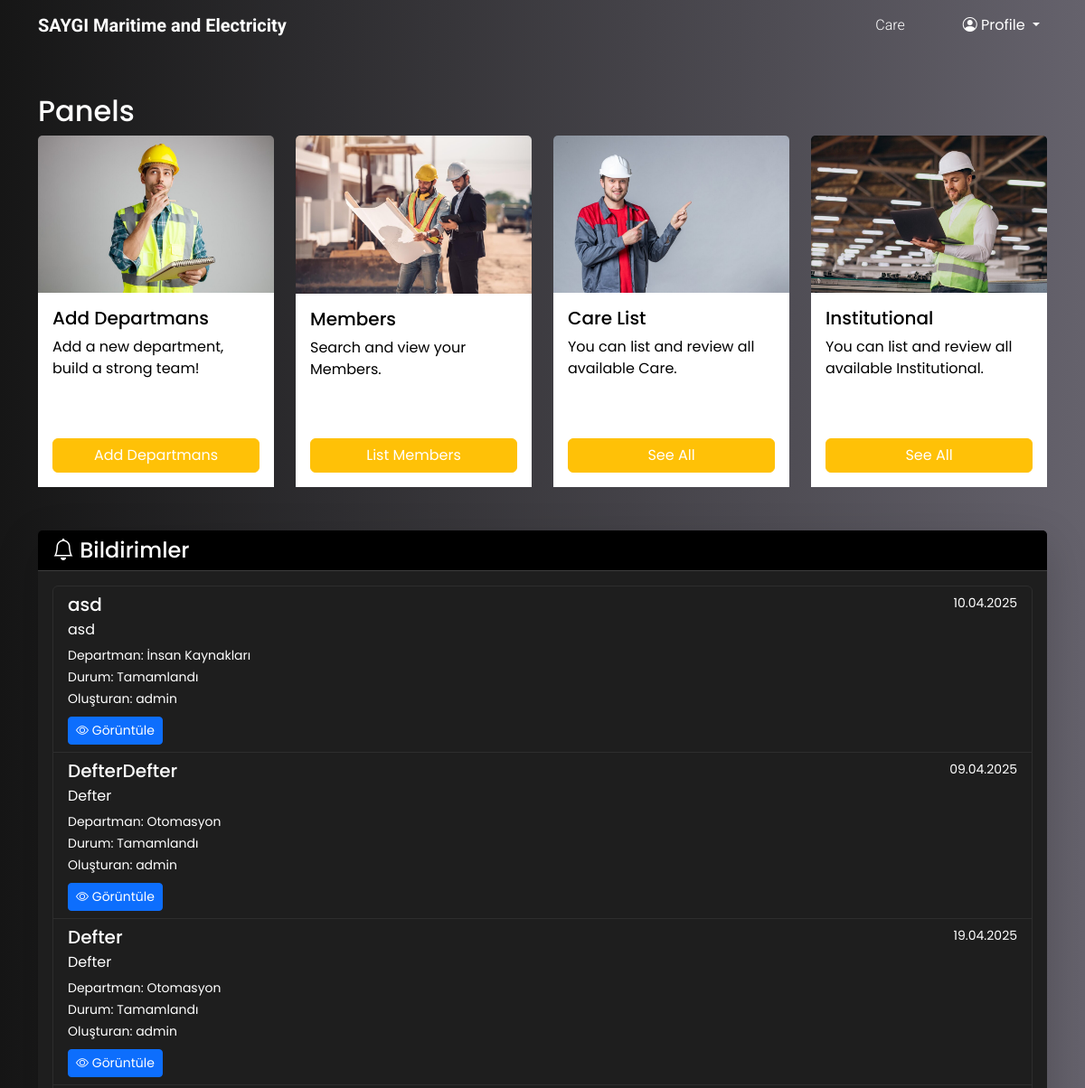
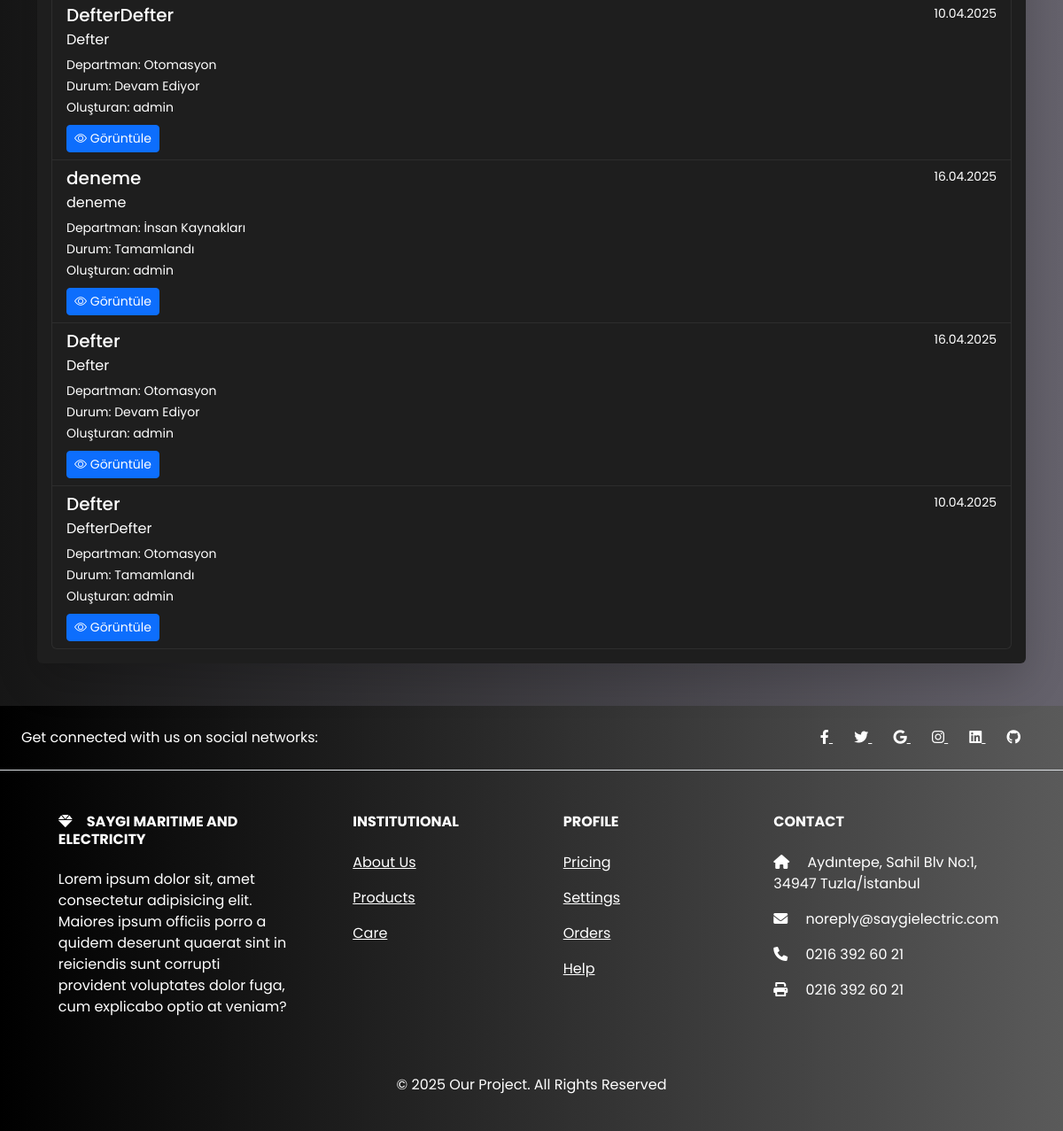
Before: /panels/ (signed in) with the older database file (2 pictures, top to bottom).
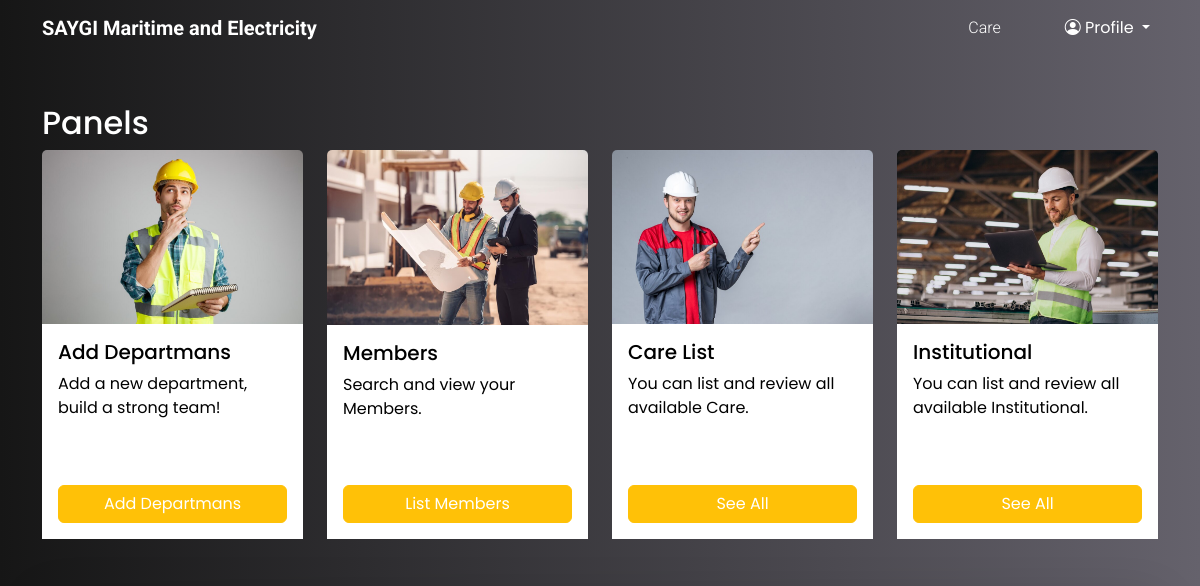
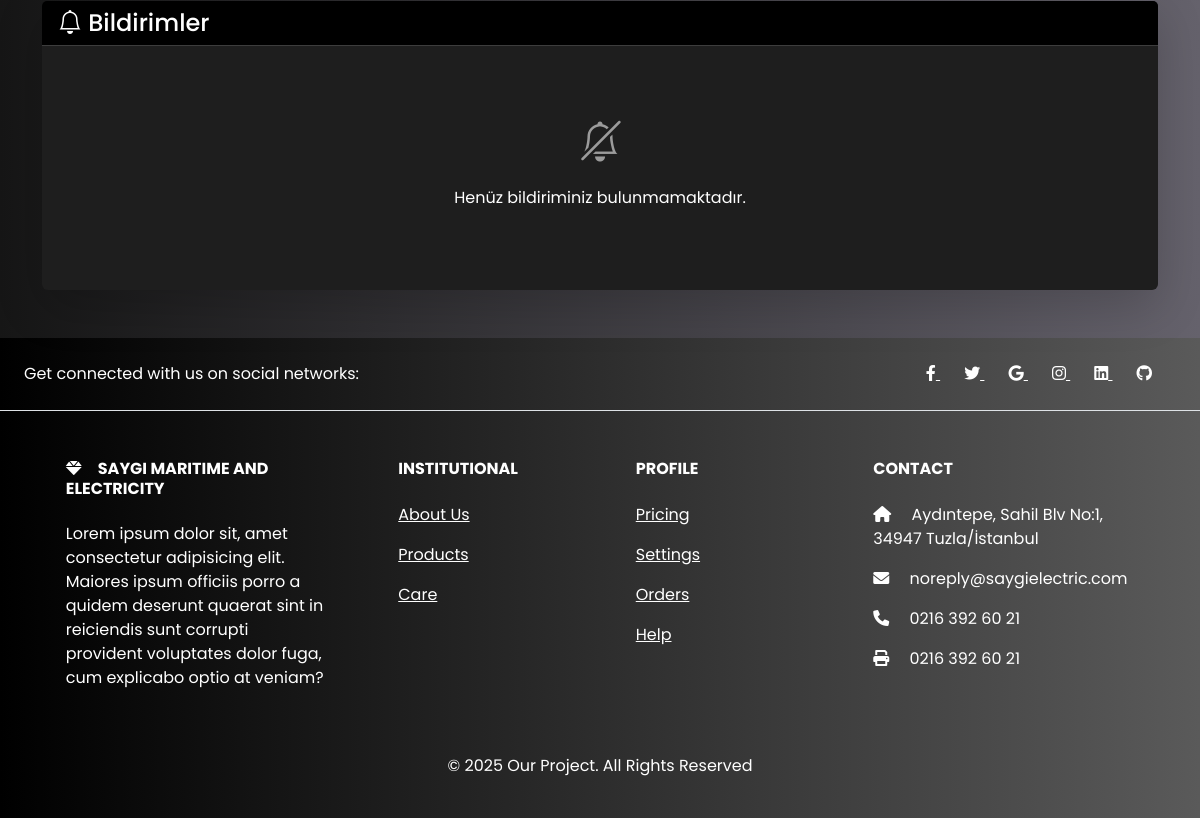
After: the same page with the newer database file (2 pictures, top to bottom).
### jobs/models.py (models this page shows, shortened)
class Task(models.Model):
    STATUS_CHOICES = [
        ("beklemede", "Beklemede"),
        ("devam_ediyor", "Devam Ediyor"),
        ("tamamlandi", "Tamamlandı"),
        ("iptal", "İptal"),
        ("ertelendi", "Ertelendi"),
    ]
    company_name = models.CharField(_("Şirket Adı"), max_length=255, null=True, blank=True)
    ship_name = models.CharField(_("Gemi Adı"), max_length=255, null=True, blank=True)
    company_representative = models.CharField(_("Şirket Temsilcisi"), max_length=255, null=True, blank=True)
    project_name = models.CharField(_("Proje Adı"), max_length=255)
    description = models.TextField(_("Açıklama"))
    date = models.DateField(_("Tarih"))
    finished_date = models.DateField(_("Bitiş Tarihi"))
    status = models.CharField(_("Durum"), max_length=20, choices=STATUS_CHOICES, default="beklemede")
    department = models.ForeignKey(Department, on_delete=models.SET_NULL, null=True, blank=True, verbose_name=_("Departman"))
    assigned_to = models.ManyToManyField(CustomUser, related_name="assigned_tasks")
    transactions_made = models.TextField(_("Yapılan İşlemler"), null=True, blank=True)
    created_at = models.DateTimeField(auto_now_add=True)
    created_by = models.ForeignKey(CustomUser, on_delete=models.CASCADE, related_name="created_tasks")
    is_read = models.ManyToManyField(CustomUser, related_name="read_tasks", blank=True)

class Department(models.Model):
    name = models.CharField(_("Departman Adı"), max_length=50, unique=True)
    code = models.CharField(_("Departman Kodu"), max_length=20, unique=True)
    created_at = models.DateTimeField(auto_now_add=True)
    updated_at = models.DateTimeField(auto_now=True)
    class Meta:
        verbose_name = _("Departman")
        verbose_name_plural = _("Departmanlar")
        ordering = ["name"]

class CustomUser(AbstractUser):
    YETKI_CHOICES = [
        ("yetki1", "Tam Yetki"),
        ("yetki2", "Yüksek Yetki"),
        ("yetki3", "Orta Yetki"),
        ("yetki4", "Düşük Yetki"),
        ("yetki5", "Sınırlı Yetki"),
    ]
    phone_number = models.CharField(
        _("Telefon Numarası"), max_length=15, blank=True, null=True
    )
    department = models.ForeignKey(
        "Department",
        on_delete=models.SET_NULL,
        null=True,
        blank=True,
        verbose_name=_("Departman"),
    )
    yetki = models.CharField(
        _("Yetki Seviyesi"), max_length=10, choices=YETKI_CHOICES, default="yetki5"
    )

### jobs/views.py (the view)
# urls.py: path("panels/", views.panels, name="panels"),
def panels(request):
    tasks = Task.objects.filter(assigned_to=request.user)
    unread_tasks = tasks.filter(is_read__isnull=True) | tasks.exclude(
        is_read=request.user
    )
    context = {
        "tasks": tasks,
        "unread_tasks": unread_tasks,
        "unread_count": unread_tasks.count(),
    }
    return render(request, "panels.html", context)

### jobs/templates/panels.html (shortened to what this page needs)
{% extends "base.html" %}
{% load static %}
{% load i18n %}
{% block content %}
    <div class="container my-5">
        <h2>{% trans "Panels" %}</h2>
        <div class="row g-4">
            <div class="col-3">
                <div class="card p-0 border-0 h-100">
                    <img width="auto"
                         height="auto"
                         src="{% static 'images/panels/department.jpg' %}"
                         class="card-img-top"
                         alt="{% trans "Departmans" %}">
                    <div class="card-body d-flex flex-column text-black bg-white">
                        <h5 class="card-title text-black">{% trans "Add Departmans" %}</h5>
                        <p class="card-text flex-grow-1 text-black">
                        </p>
                        <a href="{% url 'department_list' %}" class="btn w-100 btn-warning mt-5">{% trans "Add Departmans" %}</a>
                    </div>
                </div>
            </div>
            <div class="col-3">
                <div class="card p-0 border-0 h-100">
                    <img width="auto"
                         height="auto"
                         src="{% static 'images/panels/members.jpg' %}"
                         class="card-img-top"
                         alt="{% trans "View Document" %}">
                    <div class="card-body d-flex flex-column text-black bg-white">
                        <h5 class="card-title text-black">{% trans "Members" %}</h5>
                        <p class="card-text flex-grow-1 text-black">{% blocktrans%}Search and view your Members.{% endblocktrans%}</p>
                        <a href="{% url 'user_list' %}" class="btn w-100 btn-warning mt-5">{% trans "List Members" %}</a>
                    </div>
                </div>
            </div>
            <div class="col-3">
                <div class="card p-0 border-0 h-100">
                    <img width="auto"
                         height="auto"
                         src="{% static 'images/panels/care-list.jpg' %}"
                         class="card-img-top"
                         alt="{% trans "All Documents" %}">
                    <div class="card-body d-flex flex-column text-black bg-white">
                        <h5 class="card-title text-black">{% trans "Care List" %}</h5>
                        <p class="card-text flex-grow-1 text-black">
                        </p>
                        <a href="{% url 'document_list' %}" class="btn w-100 btn-warning mt-5">{% trans "See All" %}</a>
                    </div>
                </div>
            </div>
            <div class="col-3">
                <div class="card p-0 border-0 h-100">
                    <img width="auto"
                         height="auto"
                         src="{% static 'images/panels/institutional.jpg' %}"
                         class="card-img-top"
                         alt="{% trans "All Documents" %}">
                    <div class="card-body d-flex flex-column text-black bg-white">
                        <h5 class="card-title text-black">{% trans "Institutional" %}</h5>
                        <p class="card-text flex-grow-1 text-black">
                        </p>
                        <a href="{% url 'task_list' %}" class="btn w-100 btn-warning mt-5">{% trans "See All" %}</a>
                    </div>
                </div>
            </div>
        </div>
    </div>
    <div class="container my-5">
        <div class="row">
            <div class="col-12">
                <div class="card border-0 shadow-lg">
                    <div class="card-header bg-black text-white">
                        <h4 class="mb-0">
                            <i class="bi bi-bell"></i> {% trans "Bildirimler" %}
                        </h4>
                    </div>
                    <div class="card-body">
                        {% if tasks %}
                            <div class="list-group">
                                {% for task in tasks %}
                                    <div class="list-group-item list-group-item-action {% if not task.is_read.all %}list-group-item-warning{% endif %}">
                                        <div class="d-flex w-100 justify-content-between">
                                            <h5 class="mb-1">{{ task.project_name }}</h5>
                                            <small>{{ task.date|date:"d.m.Y" }}</small>
                                        </div>
                                        <p class="mb-1">{{ task.description }}</p>
                                        <small>
                                            {% trans "Departman" %}: {{ task.department.name }}<br>
                                            {% trans "Durum" %}: {{ task.get_status_display }}<br>
                                            {% trans "Oluşturan" %}: {{ task.created_by.username }}
                                        </small>
                                        <div class="mt-2">
                                            <a href="{% url 'task_edit' task.id %}" class="btn btn-sm btn-primary">
                                                <i class="bi bi-eye"></i> {% trans "Görüntüle" %}
                                            </a>
                                        </div>
                                    </div>
                                {% endfor %}
                            </div>
                        {% else %}
                            <div class="text-center py-5">
                                <i class="bi bi-bell-slash fs-1 text-muted"></i>
                                <p class="mt-3">{% trans "Henüz bildiriminiz bulunmamaktadır." %}</p>
                            </div>
                        {% endif %}
                    </div>
                </div>
            </div>
        </div>
    </div>
{% endblock content %}

### jobs/templates/base.html (shortened to what this page needs)
{% load i18n %}
<!DOCTYPE html>
<html lang="{{ LANGUAGE_CODE }}">
    <head>
        {% load static %}
        {% block css %}
            <link rel="stylesheet" href="{% static 'css/style.css' %}">
            <link rel="stylesheet"
                  href="https://cdnjs.cloudflare.com/ajax/libs/OwlCarousel2/2.3.4/assets/owl.carousel.min.css">
            <link rel="stylesheet"
                  href="https://cdnjs.cloudflare.com/ajax/libs/OwlCarousel2/2.3.4/assets/owl.theme.default.min.css">
            <link href="https://cdn.jsdelivr.net/npm/bootstrap@5.3.2/dist/css/bootstrap.min.css"
                  rel="stylesheet">
            <link href="https://cdnjs.cloudflare.com/ajax/libs/font-awesome/6.0.0-beta3/css/all.min.css"
                  rel="stylesheet">
            <link href="https://cdn.jsdelivr.net/npm/bootstrap-icons@1.11.0/font/bootstrap-icons.css"
                  rel="stylesheet">
        {% endblock css %}
    </head>
    <body>
        {% block navbar %}
            <div class="navbar-wrapper">
                <div class="navbar navbar-expand-lg">
                    <div class="container z-1">
                        <a class="navbar-brand roboto-family fw-bold" href="{% url 'index' %}">{% trans "SAYGI Maritime and Electricity" %}</a>
                        <div class="collapse navbar-collapse" id="navbarNav">
                            <ul class="navbar-nav ms-auto gap-5">
                                {% if user.is_authenticated %}
                                    <li class="nav-item">
                                        <a href="{% url 'care' %}"
                                           class="nav-link roboto-family fs-14 text-white fw-light">{% trans "Care" %}</a>
                                    </li>
                                {% endif %}
                                {% if user.is_authenticated %}
                                    <li class="nav-item dropdown">
                                        <a class="nav-link dropdown-toggle"
                                           href="#"
                                           id="navbarDropdown"
                                           role="button"
                                           data-bs-toggle="dropdown">
                                            <i class="bi bi-person-circle"></i> Profile
                                        </a>
                            </li>
                        {% else %}
                            <a href="{% url 'login' %}"
                               class="nav-link roboto-family fs-14 text-white fw-light">{% trans "Sing in" %}</a>
                        {% endif %}
                    </ul>
                </div>
            </div>
        </div>
    </div>
{% endblock navbar %}
{% block content %}
{% endblock content %}
{% include "components/footer.html" %}
</body>
</html>

### jobs/templates/components/footer.html (shortened to what this page needs)
{% load i18n %}
<footer class="text-center text-lg-start text-white "
        style="background:linear-gradient(to right, #000000, #5a5a5a)">
    <section class="d-flex justify-content-center justify-content-lg-between p-4 border-bottom">
        <div class="me-5 d-none d-lg-block">
            <span>{% blocktrans %}Get connected with us on social networks:{% endblocktrans %}</span>
        </div>
        <div>
            <a href="" class="me-4 text-reset">
                <i class="fab fa-facebook-f"></i>
            </a>
            <a href="" class="me-4 text-reset">
                <i class="fab fa-twitter"></i>
            </a>
            <a href="" class="me-4 text-reset">
                <i class="fab fa-google"></i>
            </a>
            <a href="" class="me-4 text-reset">
                <i class="fab fa-instagram"></i>
            </a>
            <a href="" class="me-4 text-reset">
                <i class="fab fa-linkedin"></i>
            </a>
            <a href="" class="me-4 text-reset">
                <i class="fab fa-github"></i>
            </a>
        </div>
    </section>
    <section>
        <div class="container text-center text-md-start mt-5">
            <div class="row mt-3">
                <div class="col-md-3 col-lg-4 col-xl-3 mx-auto mb-4">
                    <h6 class="text-uppercase fw-bold mb-4">
                        <i class="fas fa-gem me-3"></i>{% trans "SAYGI Maritime and Electricity " %}
                    </h6>
                    <p>
                    </p>
                </div>
                <div class="col-md-2 col-lg-2 col-xl-2 mx-auto mb-4">
                    <h6 class="text-uppercase fw-bold mb-4">{% trans "institutional" %}</h6>
                    <p>
                        <a href="#!" class="text-reset">{% trans "About Us" %}</a>
                    </p>
                    <p>
                        <a href="#!" class="text-reset">{% trans "Products" %}</a>
                    </p>
                    <p>
                        <a href="#!" class="text-reset">{% trans "Care" %}</a>
                    </p>
                </div>
                <div class="col-md-3 col-lg-2 col-xl-2 mx-auto mb-4">
                    <h6 class="text-uppercase fw-bold mb-4">{% trans "Profile" %}</h6>
                    <p>
                        <a href="#!" class="text-reset">Pricing</a>
                    </p>
                    <p>
                        <a href="#!" class="text-reset">{% trans "Settings" %}</a>
                    </p>
                    <p>
                        <a href="#!" class="text-reset">Orders</a>
                    </p>
                    <p>
                        <a href="#!" class="text-reset">Help</a>
                    </p>
                </div>
                <div class="col-md-4 col-lg-3 col-xl-3 mx-auto mb-md-0 mb-4">
                    <h6 class="text-uppercase fw-bold mb-4">{% trans "Contact" %}</h6>
                    <p>
                        <i class="fas fa-home me-3"></i>  Aydıntepe, Sahil Blv No:1, 34947 Tuzla/İstanbul
                    </p>
                    <p>
                        <i class="fas fa-envelope me-3"></i>
                        noreply@saygielectric.com
                    </p>
                    <p>
                        <i class="fas fa-phone me-3"></i> 0216 392 60 21
                    </p>
                    <p>
                        <i class="fas fa-print me-3"></i> 0216 392 60 21
                    </p>
                </div>
            </div>
        </div>
    </section>
    <div class="text-center p-4">
        <p>
        </p>
    </div>
</footer>

Changed rows visible on the page:
removed Task: project_name "asd", date "10.04.2025", description "asd", department.name "İnsan Kaynakları", status "Tamamlandı", created_by.username "admin"
removed Task: project_name "DefterDefter", date "09.04.2025", description "Defter", department.name "Otomasyon", status "Tamamlandı", created_by.username "admin"
removed Task: project_name "Defter", date "19.04.2025", description "Defter", department.name "Otomasyon", status "Tamamlandı", created_by.username "admin"
removed Task: project_name "DefterDefter", date "10.04.2025", description "Defter", department.name "Otomasyon", status "Devam Ediyor", created_by.username "admin"
removed Task: project_name "deneme", date "16.04.2025", description "deneme", department.name "İnsan Kaynakları", status "Tamamlandı", created_by.username "admin"
removed Task: project_name "Defter", date "16.04.2025", description "Defter", department.name "Otomasyon", status "Devam Ediyor", created_by.username "admin"
removed Task: project_name "Defter", date "10.04.2025", description "DefterDefter", department.name "Otomasyon", status "Tamamlandı", created_by.username "admin"
Other visible differences:
text now shown: "Henüz bildiriminiz bulunmamaktadır."
